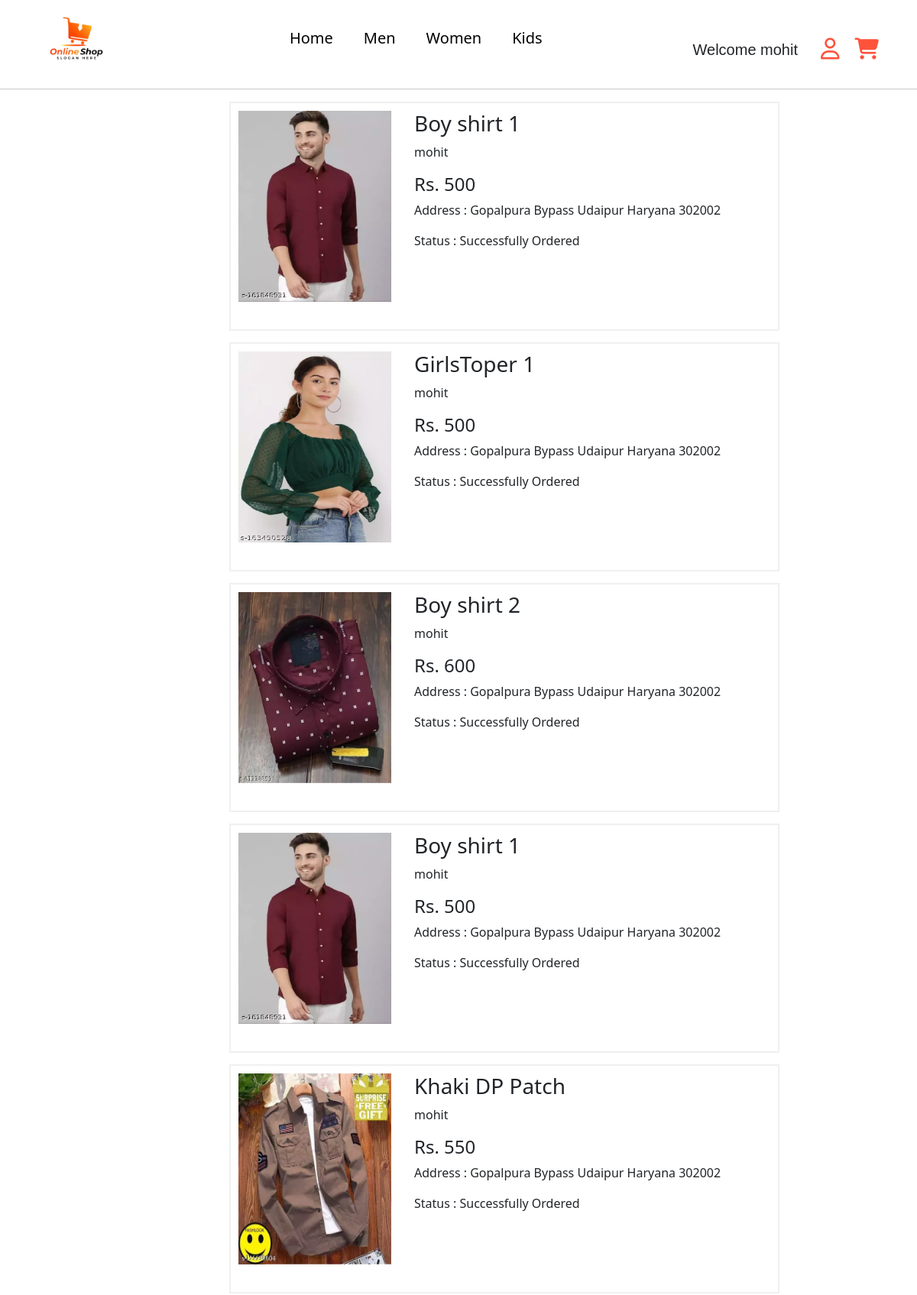
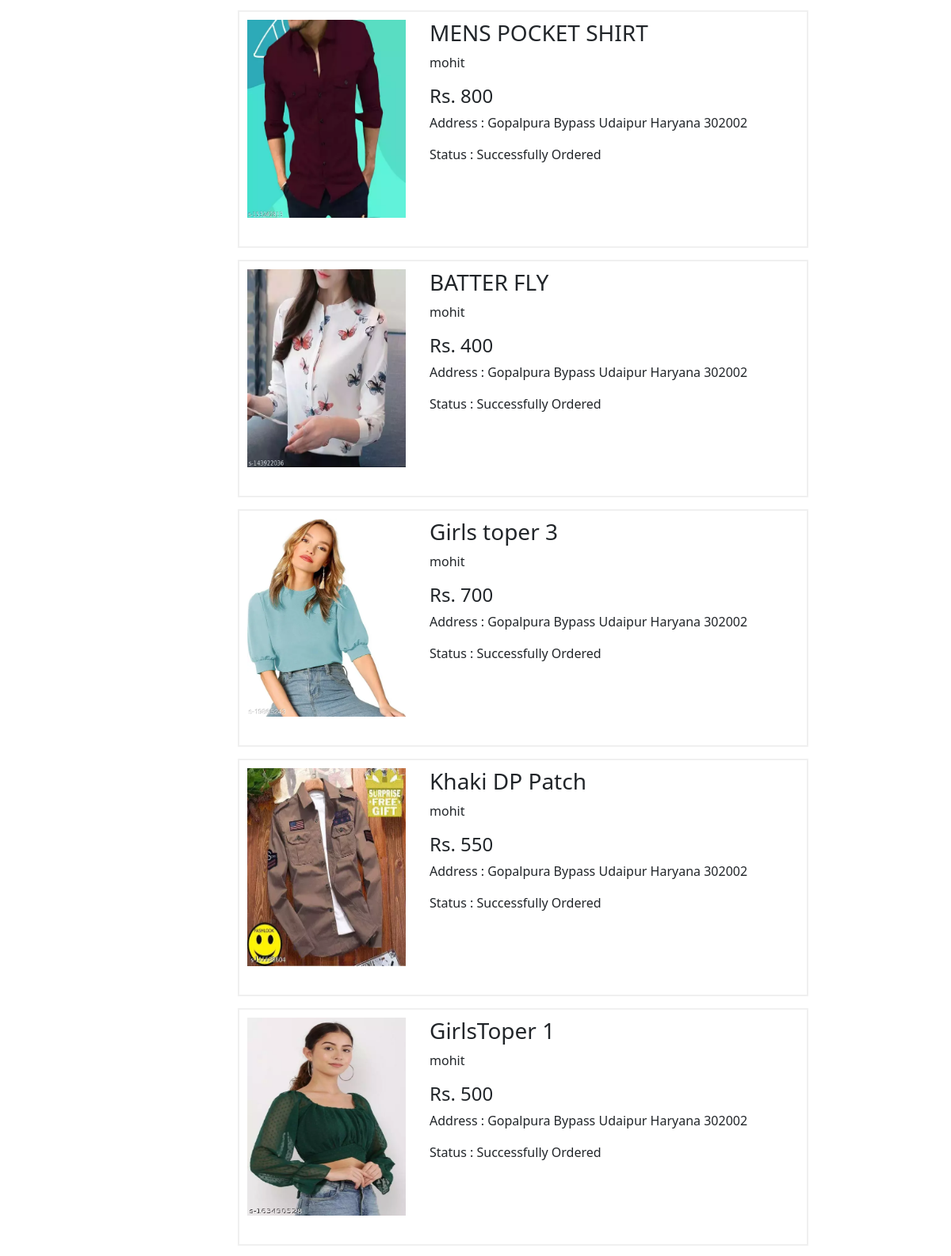
Screenshot of /orderdetails/ (signed in, upper part) with the database file from the repository (2 pictures, top to bottom).
### productapp/models.py (models this page shows, shortened)
class Orderplaced(models.Model):
    user=models.ForeignKey(User,on_delete=models.CASCADE,default=1)
    customer=models.ForeignKey(Customer,on_delete=models.CASCADE,default=1)
    product=models.ForeignKey(Product,on_delete=models.CASCADE,default=1)
    quantity = models.CharField(max_length=100)

class Product(models.Model):
    title = models.CharField(max_length=100)
    price = models.IntegerField()
    desc = models.CharField(max_length=1000)
    catagory = models.CharField(choices=CATEGORY_CHOICES,max_length=50)
    images = models.ImageField(upload_to='media/productimages')
    color = models.CharField(max_length=255, null=True, blank=True)
    size = models.CharField(max_length=15, null=True, blank=True)

### authenticationapp/models.py (models this page shows)
class Customer(models.Model):
    user=models.ForeignKey(User,on_delete=models.CASCADE)
    First_name=models.CharField(max_length=100) # first_name
    last_name=models.CharField(max_length=100)
    Email_id=models.EmailField() #email_id
    address=models.CharField(max_length=500)
    land_mark=models.CharField(max_length=100)
    State=models.CharField(choices=STATE_CHOICES,max_length=100)
    City=models.CharField(choices=CITY_CHOICES,max_length=100)
    pin_code=models.IntegerField()
    Mobile_no=models.IntegerField()

### productapp/views.py (the view)
# urls.py: path('orderdetails/',views.orderdetails),
def orderdetails(request):
    order_data = Orderplaced.objects.filter(user=request.user)
    print(order_data)
    return render(request, 'productapp/orderdetails.html', {'order_data': order_data})

### templates/productapp/orderdetails.html (shortened to what this page needs)
{% extends 'productapp/headerandfooter.html' %}
{% block login %}
  <!DOCTYPE html>
  <html lang="en">
    <head>
    </head>
    <body>
      <div class="order-container">
        {% for i in order_data %}
          <div class="order-item">
            <img src="/media/{{i.product.images}}" alt="" />
            <div class="details">
              <h3>{{i.product.title}}</h3><p>{{request.user}}</p>
              <h4>Rs. {{i.product.price}}</h4>
              <p>Address : {{i.customer.address}} {{i.customer.City}} {{i.customer.State}} {{i.customer.pin_code}}</p>
              <p>Status : Successfully  Ordered</p>
            </div>
          </div>
        {% endfor %}
      </div>
    </body>
  </html>
{% endblock %}

### templates/productapp/headerandfooter.html (shortened to what this page needs)
{% load static %}
<!DOCTYPE html>
<html lang="en">
<head>
  <link rel="stylesheet" href="https://cdnjs.cloudflare.com/ajax/libs/font-awesome/6.2.0/css/all.min.css"
 />
  <link href="https://cdn.jsdelivr.net/npm/bootstrap@5.3.0-alpha1/dist/css/bootstrap.min.css" rel="stylesheet"
>
</head>
<body>
  <div class="box1">
    <div class="logo">
      <img src="{% static 'mainapp/logo1.png' %}" alt="" class="img">
    </div>
    <div class="hover">
      <ul>
        <li><a href="/">Home</a></li>
        <li><a href="/men/">Men</a></li>
        <li><a href="/women/">Women</a></li>
        <li><a href="/kids/">Kids</a></li>
      </ul>
    </div>
    {% if user.is_authenticated %}
    <div class="user">
      <p>Welcome {{request.user}}</p>
      <li class="dropdown">
        <a href=""><i class="fa-regular fa-user font"></i></a>
    </li>
      <a href="/showcart/"><i class="fa-solid fa-cart-shopping cart font"></i></a>
    </div>
    {% endif %}
  </div>
  <hr>
  <div>
    {% block login %} {% endblock login %}
  </div>
</body>
</html>

### templates/productapp/orderdetails.html (style rules this page uses)
.order-item { height: 300px; width: 60%; border: 2px solid rgb(240,240,240); margin-left: 300px; display: flex; margin-bottom: 15px; padding: 10px; }
.order-item img { height: 250px; width: 200px; }
.details { margin-left: 30px; }

### rows the page displays
Orderplaced: product.images (picture), product "Boy shirt 1", product.price "500", customer.address "Gopalpura Bypass", customer.City "Udaipur", customer.State "Haryana", customer.pin_code "302002"
Orderplaced: product.images (picture), product "GirlsToper 1", product.price "500", customer.address "Gopalpura Bypass", customer.City "Udaipur", customer.State "Haryana", customer.pin_code "302002"
Orderplaced: product.images (picture), product "Boy shirt 2", product.price "600", customer.address "Gopalpura Bypass", customer.City "Udaipur", customer.State "Haryana", customer.pin_code "302002"
Orderplaced: product.images (picture), product "Boy shirt 1", product.price "500", customer.address "Gopalpura Bypass", customer.City "Udaipur", customer.State "Haryana", customer.pin_code "302002"
Orderplaced: product.images (picture), product "Khaki DP Patch", product.price "550", customer.address "Gopalpura Bypass", customer.City "Udaipur", customer.State "Haryana", customer.pin_code "302002"
Orderplaced: product.images (picture), product "MENS POCKET SHIRT", product.price "800", customer.address "Gopalpura Bypass", customer.City "Udaipur", customer.State "Haryana", customer.pin_code "302002"
Orderplaced: product.images (picture), product "BATTER FLY", product.price "400", customer.address "Gopalpura Bypass", customer.City "Udaipur", customer.State "Haryana", customer.pin_code "302002"
Orderplaced: product.images (picture), product "Girls toper 3", product.price "700", customer.address "Gopalpura Bypass", customer.City "Udaipur", customer.State "Haryana", customer.pin_code "302002"
Orderplaced: product.images (picture), product "Khaki DP Patch", product.price "550", customer.address "Gopalpura Bypass", customer.City "Udaipur", customer.State "Haryana", customer.pin_code "302002"
Orderplaced: product.images (picture), product "GirlsToper 1", product.price "500", customer.address "Gopalpura Bypass", customer.City "Udaipur", customer.State "Haryana", customer.pin_code "302002"

### other values shown
{{ request.user }} "mohit"
